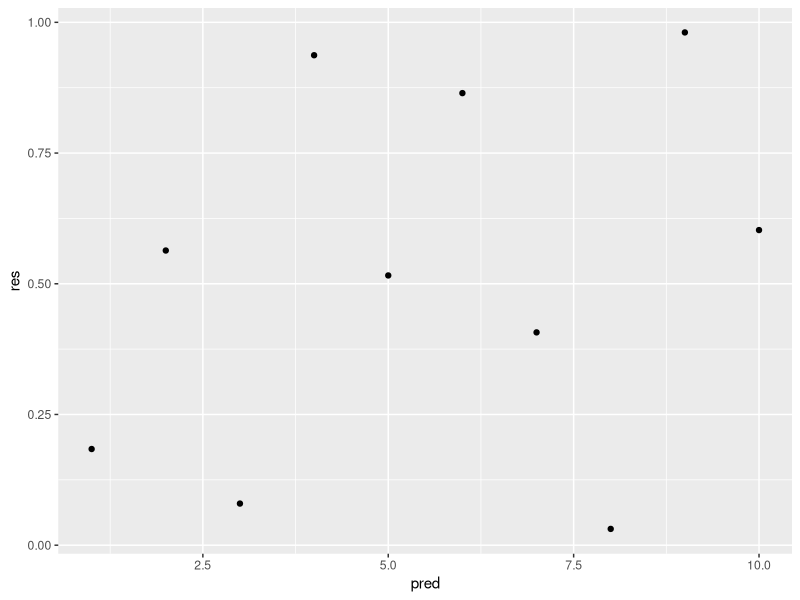

The R script that drew this image:
## ---- chunk 1
# Don't forget to start with comments!
# Preliminaries 
library(ggplot2)

pred <- 1:10 # vector of 10 integers 
res <- runif(10) # random uniform values

#print the random numbers 
print(res)

# plot the graph
qplot (x=pred,y=res)
